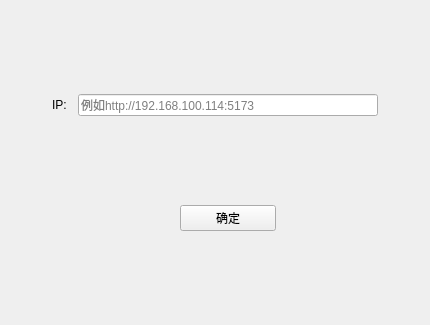
<?xml version="1.0" encoding="UTF-8"?>
<ui version="4.0">
 <class>Setting</class>
 <widget class="QWidget" name="Setting">
  <property name="geometry">
   <rect>
    <x>0</x>
    <y>0</y>
    <width>430</width>
    <height>325</height>
   </rect>
  </property>
  <property name="windowTitle">
   <string>Form</string>
  </property>
  <property name="windowIcon">
   <iconset resource="icon/icon.qrc">
    <normaloff>:/ico.png</normaloff>:/ico.png</iconset>
  </property>
  <layout class="QGridLayout" name="gridLayout">
   <item row="0" column="3">
    <spacer name="verticalSpacer_3">
     <property name="orientation">
      <enum>Qt::Vertical</enum>
     </property>
     <property name="sizeHint" stdset="0">
      <size>
       <width>20</width>
       <height>76</height>
      </size>
     </property>
    </spacer>
   </item>
   <item row="1" column="0">
    <spacer name="horizontalSpacer">
     <property name="orientation">
      <enum>Qt::Horizontal</enum>
     </property>
     <property name="sizeHint" stdset="0">
      <size>
       <width>34</width>
       <height>20</height>
      </size>
     </property>
    </spacer>
   </item>
   <item row="1" column="1">
    <widget class="QLabel" name="label">
     <property name="minimumSize">
      <size>
       <width>20</width>
       <height>0</height>
      </size>
     </property>
     <property name="text">
      <string>IP:</string>
     </property>
    </widget>
   </item>
   <item row="1" column="2" colspan="3">
    <widget class="QLineEdit" name="lineEdit">
     <property name="minimumSize">
      <size>
       <width>300</width>
       <height>0</height>
      </size>
     </property>
     <property name="placeholderText">
      <string>例如http://192.168.100.114:5173</string>
     </property>
    </widget>
   </item>
   <item row="1" column="5">
    <spacer name="horizontalSpacer_2">
     <property name="orientation">
      <enum>Qt::Horizontal</enum>
     </property>
     <property name="sizeHint" stdset="0">
      <size>
       <width>34</width>
       <height>20</height>
      </size>
     </property>
    </spacer>
   </item>
   <item row="2" column="3">
    <spacer name="verticalSpacer_2">
     <property name="orientation">
      <enum>Qt::Vertical</enum>
     </property>
     <property name="sizeHint" stdset="0">
      <size>
       <width>20</width>
       <height>76</height>
      </size>
     </property>
    </spacer>
   </item>
   <item row="3" column="3">
    <widget class="QPushButton" name="pushButton">
     <property name="text">
      <string>确定</string>
     </property>
    </widget>
   </item>
   <item row="3" column="4" colspan="2">
    <spacer name="horizontalSpacer_4">
     <property name="orientation">
      <enum>Qt::Horizontal</enum>
     </property>
     <property name="sizeHint" stdset="0">
      <size>
       <width>136</width>
       <height>20</height>
      </size>
     </property>
    </spacer>
   </item>
   <item row="4" column="3">
    <spacer name="verticalSpacer">
     <property name="orientation">
      <enum>Qt::Vertical</enum>
     </property>
     <property name="sizeHint" stdset="0">
      <size>
       <width>20</width>
       <height>76</height>
      </size>
     </property>
    </spacer>
   </item>
   <item row="3" column="0" colspan="3">
    <spacer name="horizontalSpacer_3">
     <property name="orientation">
      <enum>Qt::Horizontal</enum>
     </property>
     <property name="sizeHint" stdset="0">
      <size>
       <width>162</width>
       <height>20</height>
      </size>
     </property>
    </spacer>
   </item>
  </layout>
 </widget>
 <resources>
  <include location="icon/icon.qrc"/>
 </resources>
 <connections/>
</ui>
